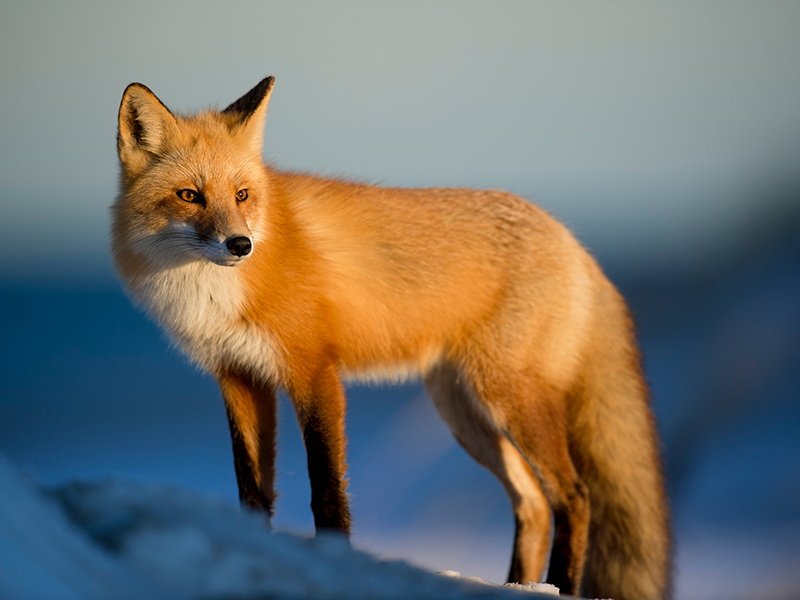
#> input picture kadai_04/resource/original.png, 800 x 600 px
$ python kadai_04.py
#> lines starting #> are read from the running program, lines starting #| are printed output that depends on the picture
# 課題４　画像のヒストグラム
# 画素の濃度ヒストグラムを生成せよ.

# --------------------------------------------
# インポート
# --------------------------------------------

# OpenCV 読み込み
import cv2
# MatPlotLib 読み込み
from matplotlib import pyplot as plt
from mpl_toolkits.axes_grid1 import make_axes_locatable
from matplotlib.colors import Normalize
from matplotlib.cm import ScalarMappable, get_cmap

# --------------------------------------------
# 関数
# --------------------------------------------

# OpenCVのグレースケール画像をMatplotlibで表示する
def image_show(orig_img):
    # 解像度
    resolution = 72
    # figure作成
    fig = plt.figure(figsize=(orig_img.shape[1] / resolution, orig_img.shape[0] / resolution), dpi=resolution)
    # figure内にaxis追加
    ax = plt.subplot(111)
    # axisに画像を表示する
    im = ax.imshow(orig_img, cmap="gray")
    # axisに図を追加できるように
    divider = make_axes_locatable(ax)
    # axisの右に、2％の大きさの図を0.1インチの隙間を空けて生成
    cax = divider.append_axes("right", size="2%", pad=0.1)
    # 作成した部分にカラーバーを生成
    fig.colorbar(im, cax=cax, orientation='vertical')
    plt.show()


# ヒストグラムを表示する
def hist_show(img):

    # ヒストグラム計算
    hist = cv2.calcHist([img], [0], None, [256], [0, 256])

    # MatPlotLibで表示
    # figureとaxisを作成
    fig, ax = plt.subplots()
    # axisにプロット
    ax.plot(hist)
    # x軸の最小最大を指定
    ax.set_xlim(0, 255)
    # グリッド表示
    ax.grid()
    # グレーバーをつけるため、x軸のラベルとメモリを消す
    ax.tick_params(axis='x', labelbottom=False, bottom=False)
    # グレーバー作成のための用意
    norm = Normalize(vmin=0, vmax=255)
    cmap = get_cmap('gray')
    mappable = ScalarMappable(cmap=cmap, norm=norm)
    # axisに図を追加できるように
    divider = make_axes_locatable(ax)
    # axisの下に、5％の大きさの図を隙間を空けずに生成
    cax = divider.append_axes("bottom", size="5%", pad=0)
    # グレーバーを生成
    fig.colorbar( mappable, cax=cax, orientation='horizontal')
    plt.show()

# --------------------------------------------
# 処理
# --------------------------------------------

# ファイルから画像を読み込み
src_img = cv2.imread('resource/original.png')
#> src_img is the input picture: shape (600, 800, 3); mean B, G, R 107.7, 114.6, 116
gray_img = cv2.cvtColor(src_img, cv2.COLOR_BGR2GRAY)
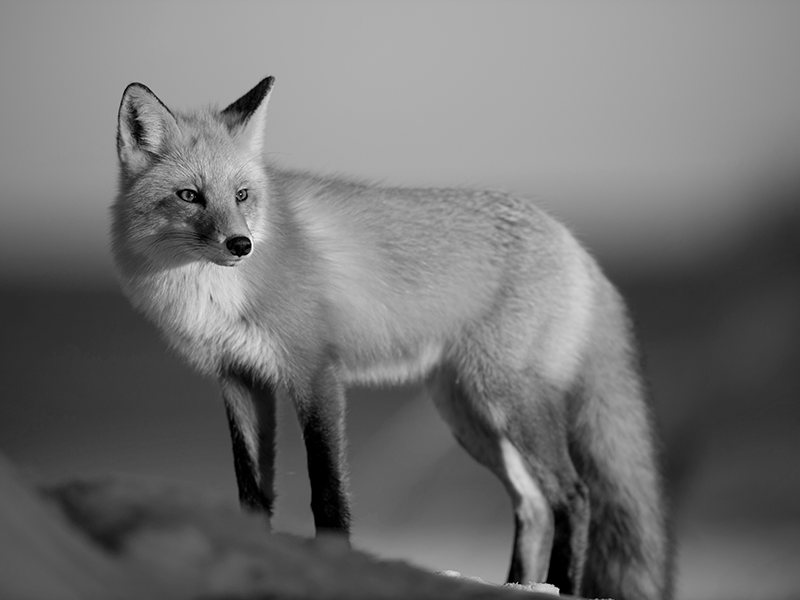
#> gray_img: shape (600, 800); min 0, max 253, mean 114.2

# グレー画像を表示して待機
image_show(gray_img)
#> in image_show, `plt.show()`:
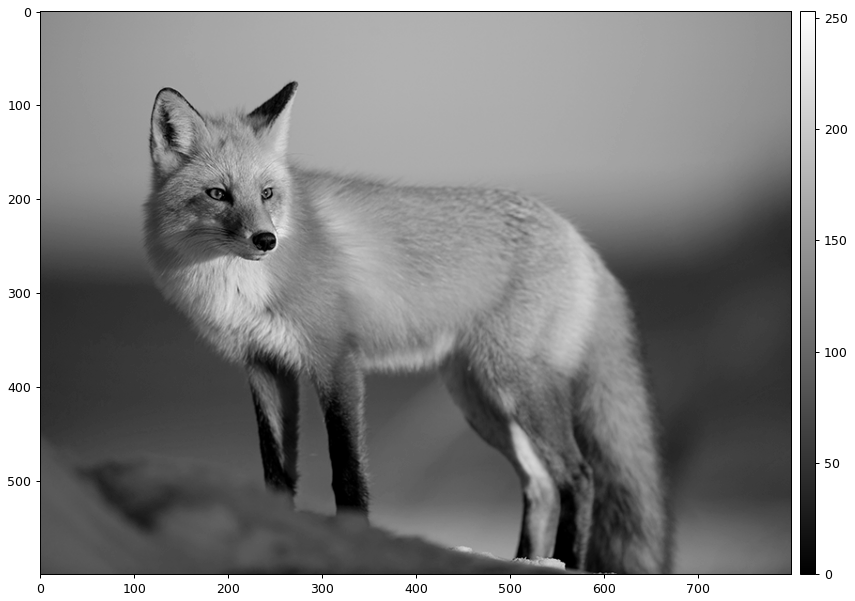
#> figure drawn by matplotlib, 2 panels
input("Displaying gray image. Hit Enter.\n")
#> the answer given: resource/original.png

# ヒストグラム
# 画像をコピー
post_img = gray_img.copy()
# ヒストグラムを表示して待機
hist_show(post_img)
#> in hist_show, `hist = cv2.calcHist([img], [0], None, [256], [0, 256])`: hist = 256 values, max 9941 at index 171, min 0 at index 225, mean 1875
#> in hist_show, `plt.show()`:
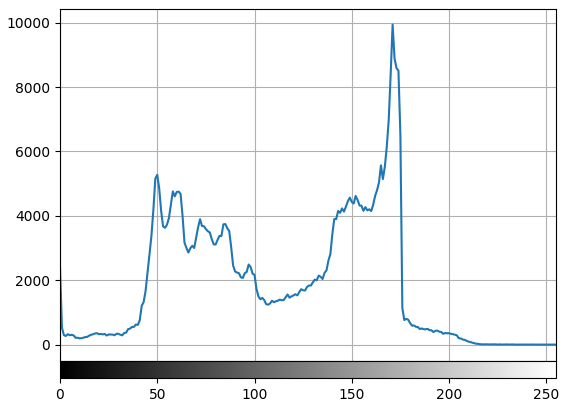
#> figure drawn by matplotlib, 2 panels
input("Displaying histogram. Hit Enter.\n")


# プログラム終了
quit()
#> (the program exits here)
